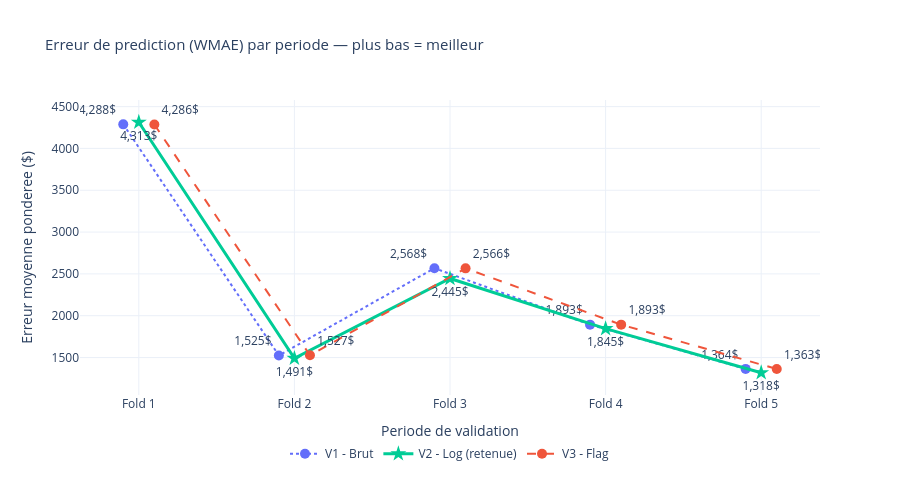

Notebook source saved alongside this figure:
### Markdown cell above
# C3 - Verdict final

verdict = """
### Verdict - Selection du modele Random Forest

#### Modele retenu : V2 - Log + sans negatifs + Target Encoding

| Critere         | V1 - Brut | V2 - Log | V3 - Flag |
|-----------------|-----------|----------|-----------|
| WMAE moyen      | 2 328 $   | 2 282 $  | 2 327 $   |
| MAE moyen       | 1 851 $   | 1 804 $  | 1 852 $   |
| RMSE moyen      | 5 242 $   | 5 223 $  | 5 245 $   |
| R2 moyen        | 0.94      | 0.94     | 0.94      |
| Ratio WMAE/RMSE | 0.444     | 0.437    | 0.444     |

#### Justification
- V2 domine sur tous les criteres - WMAE, MAE, RMSE et ratio WMAE/RMSE
- La transformation log stabilise les predictions sur les ventes elevees
- V3 n'apporte rien par rapport a V1 - le flag was_negative est insuffisant
- Ecarts modestes (+2%) - le vrai gain attendu en C6 tuning et Bloc D

### Code cell
# Comparaison V1 vs V2 vs V3 — WMAE par fold avec décalage visuel

folds = ["Fold 1", "Fold 2", "Fold 3", "Fold 4", "Fold 5"]
folds_x_v1 = [0.9, 1.9, 2.9, 3.9, 4.9]
folds_x_v2 = [1.0, 2.0, 3.0, 4.0, 5.0]
folds_x_v3 = [1.1, 2.1, 3.1, 4.1, 5.1]

wmae_v1 = [4288, 1525, 2568, 1893, 1364]
wmae_v2 = [4313, 1491, 2445, 1845, 1318]
wmae_v3 = [4286, 1527, 2566, 1893, 1363]

fig = go.Figure()

fig.add_trace(go.Scatter(
    x=folds_x_v1, y=wmae_v1,
    mode="lines+markers+text",
    name="V1 - Brut",
    line=dict(color="#636EFA", width=2, dash="dot"),
    marker=dict(size=10),
    text=[f"{v:,.0f}$" for v in wmae_v1],
    textposition="top left"
))

fig.add_trace(go.Scatter(
    x=folds_x_v2, y=wmae_v2,
    mode="lines+markers+text",
    name="V2 - Log (retenue)",
    line=dict(color="#00CC96", width=3),
    marker=dict(size=12, symbol="star"),
    text=[f"{v:,.0f}$" for v in wmae_v2],
    textposition="bottom center"
))

fig.add_trace(go.Scatter(
    x=folds_x_v3, y=wmae_v3,
    mode="lines+markers+text",
    name="V3 - Flag",
    line=dict(color="#EF553B", width=2, dash="dash"),
    marker=dict(size=10),
    text=[f"{v:,.0f}$" for v in wmae_v3],
    textposition="top right"
))

fig.update_layout(
    title="Erreur de prediction (WMAE) par periode — plus bas = meilleur",
    title_font_size=15,
    xaxis=dict(
        tickvals=[1, 2, 3, 4, 5],
        ticktext=folds,
        title="Periode de validation"
    ),
    yaxis_title="Erreur moyenne ponderee ($)",
    template="plotly_white",
    height=480,
    legend=dict(orientation="h", y=-0.15, x=0.5, xanchor="center")
)

fig.show()

### Figure 1 — Plotly figure (JSON) as saved in the notebook; plotly's stock layout.template omitted (floating-point values rounded to 4 significant figures)
{"data": [{"line": {"color": "#636EFA", "dash": "dot", "width": 2}, "marker": {"size": 10}, "mode": "lines+markers+text", "name": "V1 - Brut", "text": ["4,288$", "1,525$", "2,568$", "1,893$", "1,364$"], "textposition": "top left", "type": "scatter", "x": [0.9, 1.9, 2.9, 3.9, 4.9], "y": [4288, 1525, 2568, 1893, 1364]}, {"line": {"color": "#00CC96", "width": 3}, "marker": {"size": 12, "symbol": "star"}, "mode": "lines+markers+text", "name": "V2 - Log (retenue)", "text": ["4,313$", "1,491$", "2,445$", "1,845$", "1,318$"], "textposition": "bottom center", "type": "scatter", "x": [1, 2, 3, 4, 5], "y": [4313, 1491, 2445, 1845, 1318]}, {"line": {"color": "#EF553B", "dash": "dash", "width": 2}, "marker": {"size": 10}, "mode": "lines+markers+text", "name": "V3 - Flag", "text": ["4,286$", "1,527$", "2,566$", "1,893$", "1,363$"], "textposition": "top right", "type": "scatter", "x": [1.1, 2.1, 3.1, 4.1, 5.1], "y": [4286, 1527, 2566, 1893, 1363]}], "layout": {"height": 480, "legend": {"orientation": "h", "x": 0.5, "xanchor": "center", "y": -0.15}, "title": {"font": {"size": 15}, "text": "Erreur de prediction (WMAE) par periode — plus bas = meilleur"}, "xaxis": {"ticktext": ["Fold 1", "Fold 2", "Fold 3", "Fold 4", "Fold 5"], "tickvals": [1, 2, 3, 4, 5], "title": {"text": "Periode de validation"}}, "yaxis": {"title": {"text": "Erreur moyenne ponderee ($)"}}}}
